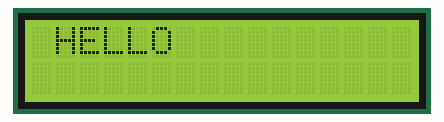
Bench run of a sketch on a simulated Arduino Uno, built with avr-gcc and run on an emulated ATmega328P. Parts: 16×2 character LCD.

Above: at 0.1 s.
At 3.1 s:
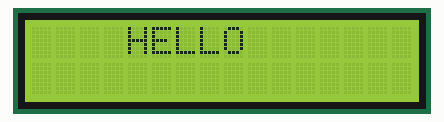
At 7.1 s:
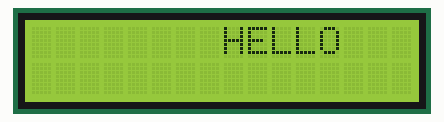
At 10.1 s:
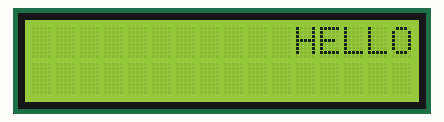
At 14.1 s:
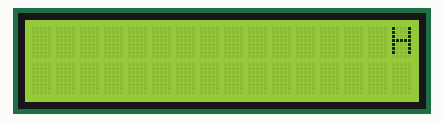
At 38.1 s:
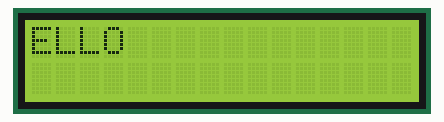

The sketch:

sketch_jul10a.ino
```cpp
#include <LiquidCrystal.h>


const int rs = 12, en = 11, d4 = 5, d5 = 4, d6 = 3, d7 = 2;
LiquidCrystal lcd(rs, en, d4, d5, d6, d7);

void setup() {
  // set up the LCD's number of columns and rows:
  lcd.begin(16, 2);

  lcd.print("HELLO");
}

void loop() {
  // when characters arrive over the serial port...

 lcd.scrollDisplayRight();
 delay(1000);

}
```

Measured:
- what the display in image 1 shows lasts 1.0 s, from 3.1 s to 4.1 s
